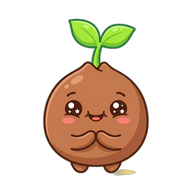
#> input picture revelation_404/icon-192x192.png, 192 x 192 px, given in place of cute_seed_transparent.png, which was not available
$ python generate_icons.py
#> lines starting #> are read from the running program, lines starting #| are printed output that depends on the picture
from PIL import Image

def create_icon(size):
#> called with size = 192
    try:
        # Load the newly generated logo image
        img = Image.open('assets/cute_seed_transparent.png')
#> img is the input picture: PIL image 192x192 RGBA; mean R, G, B, A 48.9, 35.1, 20, 71.9
        # Convert to RGBA to ensure alpha channel is handled if any, then resize
        img = img.convert('RGBA')
        img = img.resize((size, size), Image.Resampling.LANCZOS)

        # Save the icon
        img.save(f'icon-{size}x{size}.png')
        print(f"Created icon-{size}x{size}.png")
    except Exception as e:
        print(f"Error creating icon-{size}x{size}.png: {e}")

if __name__ == '__main__':
    create_icon(192)
    create_icon(512)
#> call 2 of create_icon, with size = 512
#> in create_icon (call 2), `img = img.resize((size, size), Image.Resampling.LANCZOS)`:
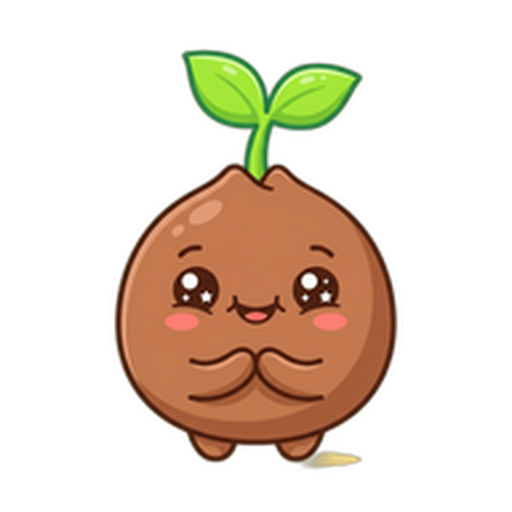
#> img: PIL image 512x512 RGBA; mean R, G, B, A 49.2, 35.5, 20.3, 71.9; transparent parts drawn white

$ run again, on revelation_404/assets/ch10_1.jpg
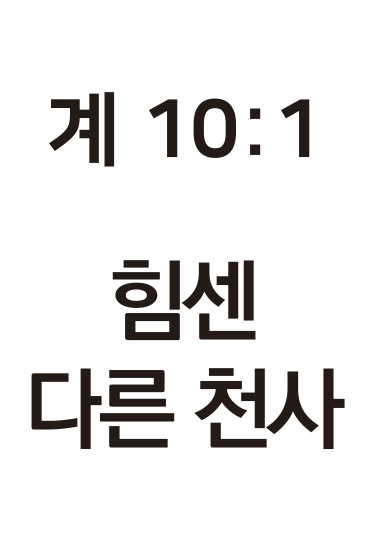
#> input picture revelation_404/assets/ch10_1.jpg, 369 x 539 px, given in place of cute_seed_transparent.png, which was not available
#> in create_icon, img is the input picture: PIL image 369x539 RGB; mean R, G, B 233, 232, 231.7
#> in create_icon, `img = img.resize((size, size), Image.Resampling.LANCZOS)`:
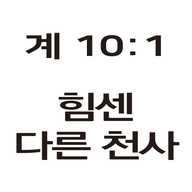
#> img: PIL image 192x192 RGBA; mean R, G, B, A 232.5, 231.5, 231.2, 255
#> in create_icon (call 2), `img = img.resize((size, size), Image.Resampling.LANCZOS)`:
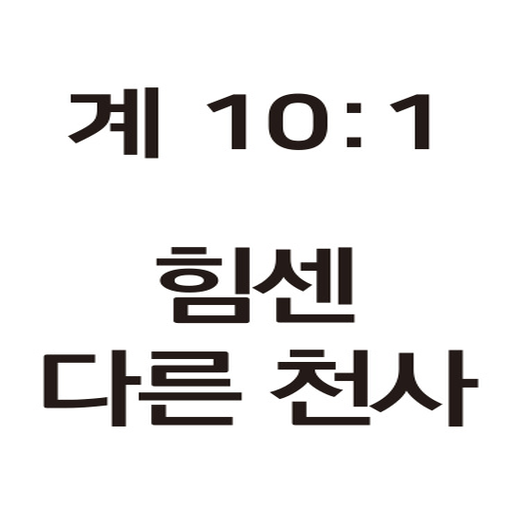
#> img: PIL image 512x512 RGBA; mean R, G, B, A 232.8, 231.8, 231.5, 255

$ run again, on revelation_404/assets/ch10_2.jpg
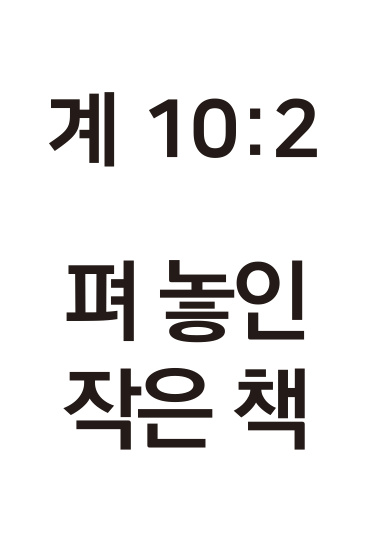
#> input picture revelation_404/assets/ch10_2.jpg, 369 x 539 px, given in place of cute_seed_transparent.png, which was not available
#> in create_icon, img is the input picture: PIL image 369x539 RGB; mean R, G, B 232.2, 231.2, 230.9
#> in create_icon, `img = img.resize((size, size), Image.Resampling.LANCZOS)`:
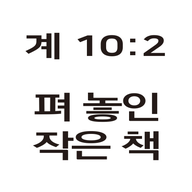
#> img: PIL image 192x192 RGBA; mean R, G, B, A 231.7, 230.7, 230.4, 255
#> in create_icon (call 2), `img = img.resize((size, size), Image.Resampling.LANCZOS)`:
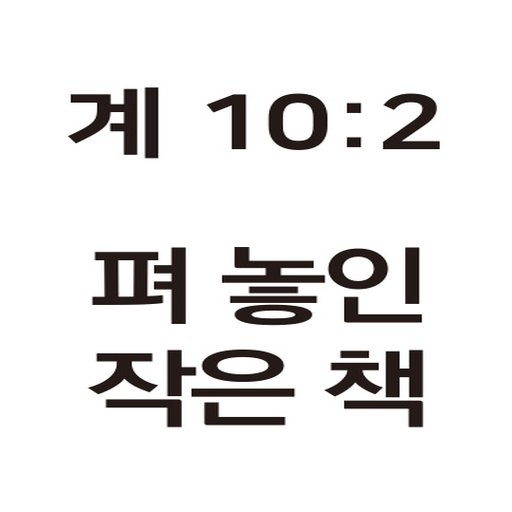
#> img: PIL image 512x512 RGBA; mean R, G, B, A 232, 231, 230.7, 255
